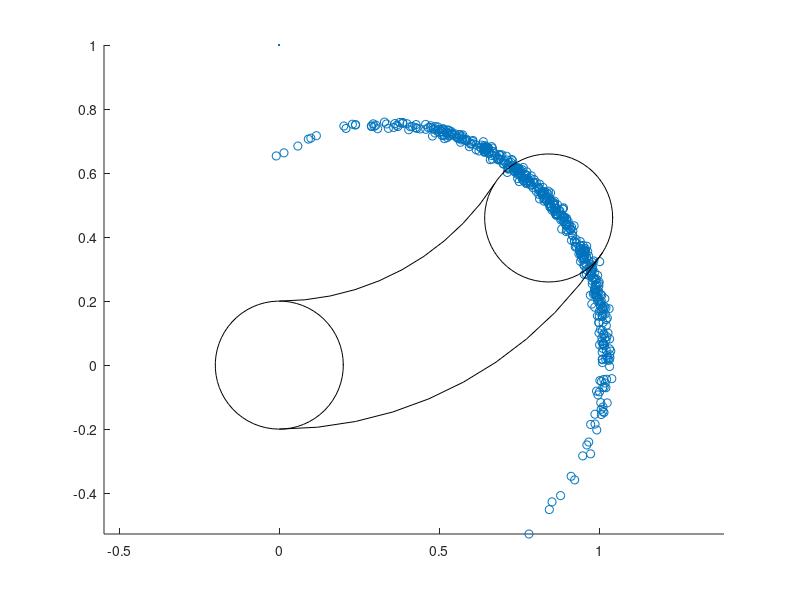

This figure's MATLAB source:

close all;
clc;
clear all;


theta = 0;
delta = 1;
[a1, a2, a3, a4, a5, a6] = deal(0, 0.01, 0.7, 0.04, 0.03, 0.02);
[u1, u2, u3] = deal(0.02, 0.03, 0.04);

sample = @(x) x * randn(1);

[v0, w0] = deal(1, 1);
[v, w] = deal(v0, w0);

tmp1 = a1 * (v0^2) + a2 * (w0^2);
tmp2 = a3 * (v0^2) + a4 * (w0^2);
tmp3 = a5 * (v0^2) + a6 * (w0^2);

x = [];
y = [];

for n = 1:500
    [v , w] = deal(v0+sample(tmp1), w0+sample(tmp2));
    x(n) = u1 + v/w * (-sin(theta) + sin(theta + w * delta) );
    y(n) = u2 + v/w * ( cos(theta) - cos(theta + w * delta) );
end

scatter(x, y , 'r.');
hold on;

plot(0, 1, '.');
hold on;
plot(0.8*cos(-pi/2:0.1:1-pi/2), 1+0.8*sin(-pi/2:0.1:1-pi/2), 'black');
hold on;
plot(1.2*cos(-pi/2:0.1:1-pi/2), 1+1.2*sin(-pi/2:0.1:1-pi/2), 'black');
hold on;
plot(0.2*cos(0:0.1:2*pi+0.1), 0.2*sin(0:0.1:2*pi+0.1), 'black');
hold on;
plot(cos(1-pi/2)+0.2*cos(0:0.1:2*pi+0.1), 1+sin(1-pi/2)+0.2*sin(0:0.1:2*pi+0.1), 'black');
hold on;
axis equal;